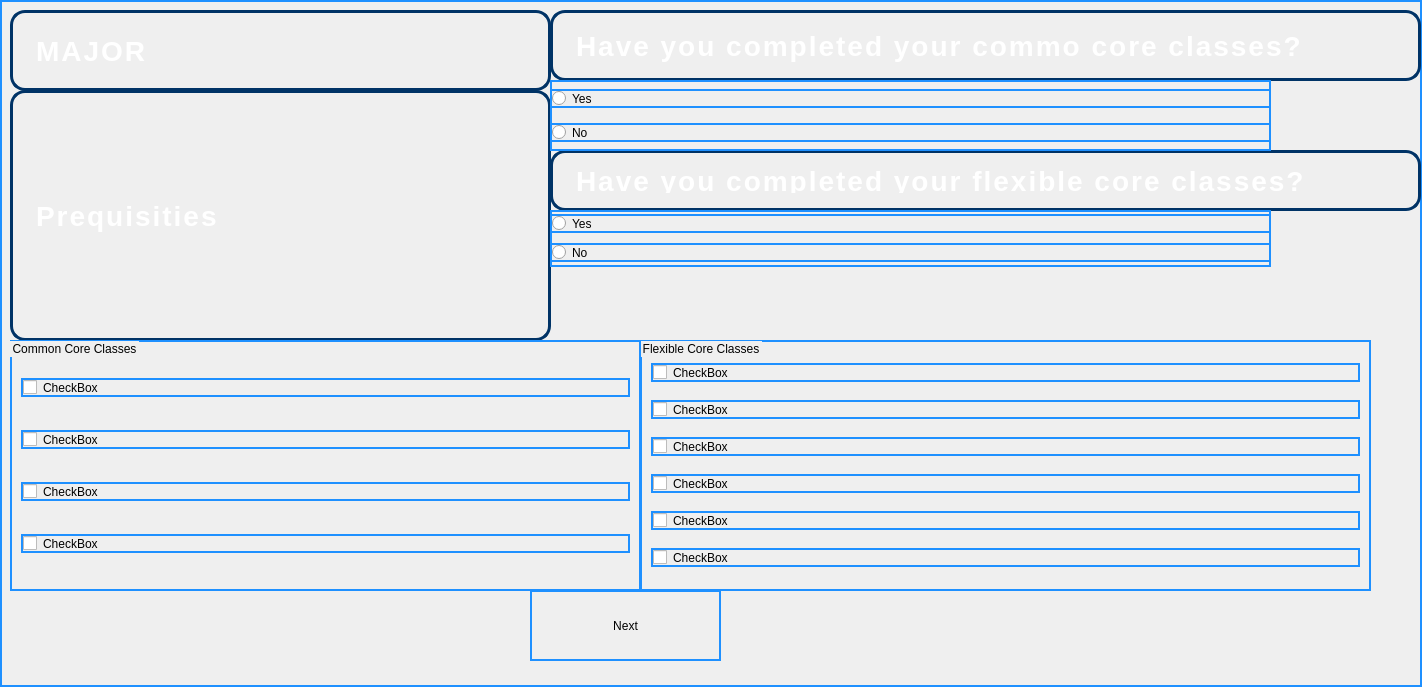
<?xml version="1.0" encoding="UTF-8"?>
<ui version="4.0">
 <class>MajorPathwayPage</class>
 <widget class="QWidget" name="MajorPathwayPage">
  <property name="geometry">
   <rect>
    <x>0</x>
    <y>0</y>
    <width>1422</width>
    <height>687</height>
   </rect>
  </property>
  <property name="windowTitle">
   <string>Form</string>
  </property>
  <property name="styleSheet">
   <string notr="true">background: qradialgradient(
    cx: 0.5, cy: 0.5, radius: 0.8, 
    fx: 0.5, fy: 0.5, 
    stop: 0 #87CEEB, 
    stop: 0.6 #4682B4, 
    stop: 1 #1E3A8A);
border: 2px solid #1E90FF;</string>
  </property>
  <widget class="QLabel" name="labelMajor">
   <property name="geometry">
    <rect>
     <x>10</x>
     <y>10</y>
     <width>541</width>
     <height>81</height>
    </rect>
   </property>
   <property name="styleSheet">
    <string notr="true">QLabel {
    font-size: 28px; /* Large text size for emphasis */
    font-weight: bold; /* Bold text */
    color: white; /* Text color */
    border: 3px solid #003366; /* Optional border for emphasis */
    border-radius: 15px; /* Smooth corners */
    padding: 15px; /* Add space inside the label */
    text-align: center; /* Center the text */
    text-transform: uppercase; /* Make all text uppercase (optional) */
    letter-spacing: 2px; /* Add space between letters for a modern look */
}

</string>
   </property>
   <property name="text">
    <string>MAJOR</string>
   </property>
  </widget>
  <widget class="QLabel" name="labelPrerequisites">
   <property name="geometry">
    <rect>
     <x>10</x>
     <y>90</y>
     <width>541</width>
     <height>251</height>
    </rect>
   </property>
   <property name="styleSheet">
    <string notr="true">QLabel {
    font-size: 28px; /* Large text size for emphasis */
    font-weight: bold; /* Bold text */
    color: white; /* Text color */
    border: 3px solid #003366; /* Optional border for emphasis */
    border-radius: 15px; /* Smooth corners */
    padding: 15px; /* Add space inside the label */
    text-align: center; /* Center the text */
    text-transform: uppercase; /* Make all text uppercase (optional) */
    letter-spacing: 2px; /* Add space between letters for a modern look */
}

</string>
   </property>
   <property name="text">
    <string>Prequisities</string>
   </property>
  </widget>
  <widget class="QLabel" name="labelCommonCoreQuestion">
   <property name="geometry">
    <rect>
     <x>550</x>
     <y>10</y>
     <width>871</width>
     <height>71</height>
    </rect>
   </property>
   <property name="styleSheet">
    <string notr="true">QLabel {
    font-size: 28px; /* Large text size for emphasis */
    font-weight: bold; /* Bold text */
    color: white; /* Text color */
    border: 3px solid #003366; /* Optional border for emphasis */
    border-radius: 15px; /* Smooth corners */
    padding: 15px; /* Add space inside the label */
    text-align: center; /* Center the text */
    text-transform: uppercase; /* Make all text uppercase (optional) */
    letter-spacing: 2px; /* Add space between letters for a modern look */
}

</string>
   </property>
   <property name="text">
    <string>Have you completed your commo core classes?</string>
   </property>
  </widget>
  <widget class="QLabel" name="labelFlexibleCoreQuestion">
   <property name="geometry">
    <rect>
     <x>550</x>
     <y>150</y>
     <width>871</width>
     <height>61</height>
    </rect>
   </property>
   <property name="styleSheet">
    <string notr="true">QLabel {
    font-size: 28px; /* Large text size for emphasis */
    font-weight: bold; /* Bold text */
    color: white; /* Text color */
    border: 3px solid #003366; /* Optional border for emphasis */
    border-radius: 15px; /* Smooth corners */
    padding: 15px; /* Add space inside the label */
    text-align: center; /* Center the text */
    text-transform: uppercase; /* Make all text uppercase (optional) */
    letter-spacing: 2px; /* Add space between letters for a modern look */
}

</string>
   </property>
   <property name="text">
    <string>Have you completed your flexible core classes?</string>
   </property>
  </widget>
  <widget class="QGroupBox" name="groupBoxCommonCore">
   <property name="geometry">
    <rect>
     <x>10</x>
     <y>340</y>
     <width>631</width>
     <height>251</height>
    </rect>
   </property>
   <property name="styleSheet">
    <string notr="true"/>
   </property>
   <property name="title">
    <string>Common Core Classes</string>
   </property>
   <layout class="QVBoxLayout" name="verticalLayout_3">
    <item>
     <widget class="QCheckBox" name="checkBoxHistory">
      <property name="text">
       <string>CheckBox</string>
      </property>
     </widget>
    </item>
    <item>
     <widget class="QCheckBox" name="checkBoxEnglish">
      <property name="text">
       <string>CheckBox</string>
      </property>
     </widget>
    </item>
    <item>
     <widget class="QCheckBox" name="checkBoxScience">
      <property name="styleSheet">
       <string notr="true"/>
      </property>
      <property name="text">
       <string>CheckBox</string>
      </property>
     </widget>
    </item>
    <item>
     <widget class="QCheckBox" name="checkBoxMath">
      <property name="text">
       <string>CheckBox</string>
      </property>
     </widget>
    </item>
   </layout>
  </widget>
  <widget class="QGroupBox" name="groupBoxFlexibleCore">
   <property name="geometry">
    <rect>
     <x>640</x>
     <y>340</y>
     <width>731</width>
     <height>251</height>
    </rect>
   </property>
   <property name="styleSheet">
    <string notr="true"/>
   </property>
   <property name="title">
    <string>Flexible Core Classes</string>
   </property>
   <layout class="QVBoxLayout" name="verticalLayout_4">
    <item>
     <widget class="QCheckBox" name="checkBox_3">
      <property name="text">
       <string>CheckBox</string>
      </property>
     </widget>
    </item>
    <item>
     <widget class="QCheckBox" name="checkBox_4">
      <property name="text">
       <string>CheckBox</string>
      </property>
     </widget>
    </item>
    <item>
     <widget class="QCheckBox" name="checkBox_6">
      <property name="text">
       <string>CheckBox</string>
      </property>
     </widget>
    </item>
    <item>
     <widget class="QCheckBox" name="checkBox_5">
      <property name="text">
       <string>CheckBox</string>
      </property>
     </widget>
    </item>
    <item>
     <widget class="QCheckBox" name="checkBox_2">
      <property name="text">
       <string>CheckBox</string>
      </property>
     </widget>
    </item>
    <item>
     <widget class="QCheckBox" name="checkBox">
      <property name="text">
       <string>CheckBox</string>
      </property>
     </widget>
    </item>
   </layout>
  </widget>
  <widget class="QPushButton" name="pushButtonNext">
   <property name="geometry">
    <rect>
     <x>530</x>
     <y>590</y>
     <width>191</width>
     <height>71</height>
    </rect>
   </property>
   <property name="text">
    <string>Next</string>
   </property>
  </widget>
  <widget class="QWidget" name="layoutWidget">
   <property name="geometry">
    <rect>
     <x>550</x>
     <y>80</y>
     <width>721</width>
     <height>71</height>
    </rect>
   </property>
   <layout class="QVBoxLayout" name="verticalLayout">
    <item>
     <widget class="QRadioButton" name="radioCommonCoreYes">
      <property name="text">
       <string>Yes</string>
      </property>
     </widget>
    </item>
    <item>
     <widget class="QRadioButton" name="radioCommonCoreNo">
      <property name="text">
       <string>No</string>
      </property>
     </widget>
    </item>
   </layout>
  </widget>
  <widget class="QWidget" name="layoutWidget">
   <property name="geometry">
    <rect>
     <x>550</x>
     <y>210</y>
     <width>721</width>
     <height>57</height>
    </rect>
   </property>
   <layout class="QVBoxLayout" name="verticalLayout_2">
    <item>
     <widget class="QRadioButton" name="radioFlexibleCoreYes">
      <property name="styleSheet">
       <string notr="true">QLabel {
    font-size: 28px; /* Large text size for emphasis */
    font-weight: bold; /* Bold text */
    color: white; /* Text color */
    border: 3px solid #003366; /* Optional border for emphasis */
    border-radius: 15px; /* Smooth corners */
    padding: 15px; /* Add space inside the label */
    text-align: center; /* Center the text */
    text-transform: uppercase; /* Make all text uppercase (optional) */
    letter-spacing: 2px; /* Add space between letters for a modern look */
}

</string>
      </property>
      <property name="text">
       <string>Yes</string>
      </property>
     </widget>
    </item>
    <item>
     <widget class="QRadioButton" name="radioFlexibleCoreNo">
      <property name="styleSheet">
       <string notr="true">QLabel {
    font-size: 28px; /* Large text size for emphasis */
    font-weight: bold; /* Bold text */
    color: white; /* Text color */
    border: 3px solid #003366; /* Optional border for emphasis */
    border-radius: 15px; /* Smooth corners */
    padding: 15px; /* Add space inside the label */
    text-align: center; /* Center the text */
    text-transform: uppercase; /* Make all text uppercase (optional) */
    letter-spacing: 2px; /* Add space between letters for a modern look */
}

</string>
      </property>
      <property name="text">
       <string>No</string>
      </property>
     </widget>
    </item>
   </layout>
  </widget>
 </widget>
 <resources/>
 <connections/>
</ui>
